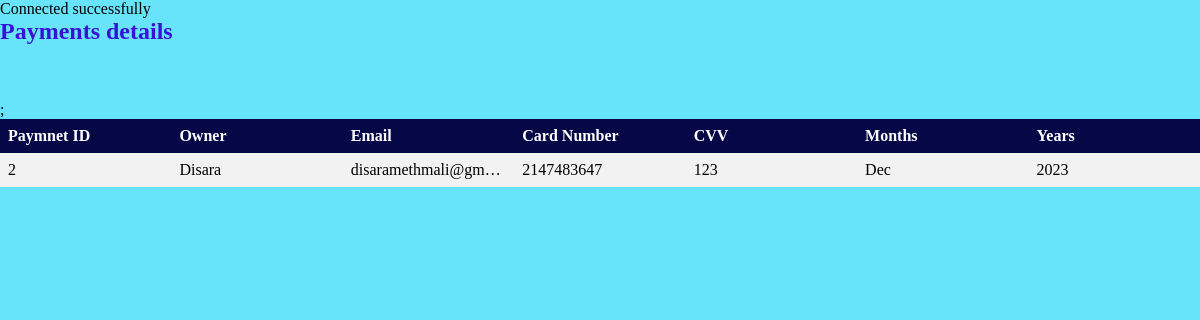
The page /admin_payments.php on the database its author committed.
### tables this page shows
CREATE TABLE `payments` (
  `payment_id` int(11) NOT NULL,
  `owner` varchar(150) NOT NULL,
  `email` varchar(50) NOT NULL,
  `card_number` int(50) NOT NULL,
  `cvv` int(3) NOT NULL,
  `expiration_month` varchar(20) NOT NULL,
  `expiration_year` year(4) NOT NULL
);

### admin_payments.php (the view, shortened to what this page needs)
<?php
include 'config.php';
?>
<!DOCTYPE html>
<html lang="en">
<head>
        <link rel="stylesheet" href="../css/admin_style.css">
        <link href='https://unpkg.com/boxicons@2.1.4/css/boxicons.min.css' rel='stylesheet'>
</head>
<body>
<h2>Payments  details</h2>
<br><br>
<div id="tbl-wrapper">
<table id="tbl">
    <tr><th class="col1">Paymnet ID</th>
        <th class="col1">Owner</th>
        <th class="col1">Email</th>
        <th class="col1">Card Number</th>
        <th class="col1">CVV</th>
        <th class="col1">Months</th>
        <th class="col1">Years</th>
</tr>
<?php
$sql="select*from payments";
$result=$conn->query($sql);
if($result->num_rows>0)
{
  while($row=$result->fetch_assoc())
  {
    echo"<tr>
    <td>".$row["payment_id"]."</td>
    <td>".$row["owner"]."</td>
    <td>".$row["email"]."</td>
    <td>".$row["card_number"]."</td>
    <td>".$row["cvv"]."</td>
    <td>".$row["expiration_month"]."</td>
    <td>".$row["expiration_year"]."</td>;
    </tr>";
}
}
else{
    echo"Empty Rows";
}
echo"</table>";
?>
</div>

### admin_style.css (style rules this page uses)
* { font-family: 'Times New Roman', Times, serif; margin: 0; padding: 0; text-decoration: none; list-style-type: none; box-sizing: none; animation: pageLoadAnimation 1s forwards; }
body { background-color: rgba(101, 228, 250, 0.986); }
h2 { color: rgb(57, 18, 216); }
#tbl-wrapper { overflow-x: auto; margin-top: 20px; width: 100%; }
#tbl { border-collapse: collapse; table-layout: fixed; width: 100%; }
#tbl th, #tbl td { padding: 8px; text-align: left; white-space: nowrap; overflow: hidden; text-overflow: ellipsis; }
#tbl tr:nth-child(even) { background-color: #f2f2f2; }
#tbl th { background-color: #050746; color: white; }

### rows shown on the page
payments: payment_id "2", owner "Disara", email "disaramethmali@gm…", card_number "2147483647", cvv "123", expiration_month "Dec", expiration_year "2023"
